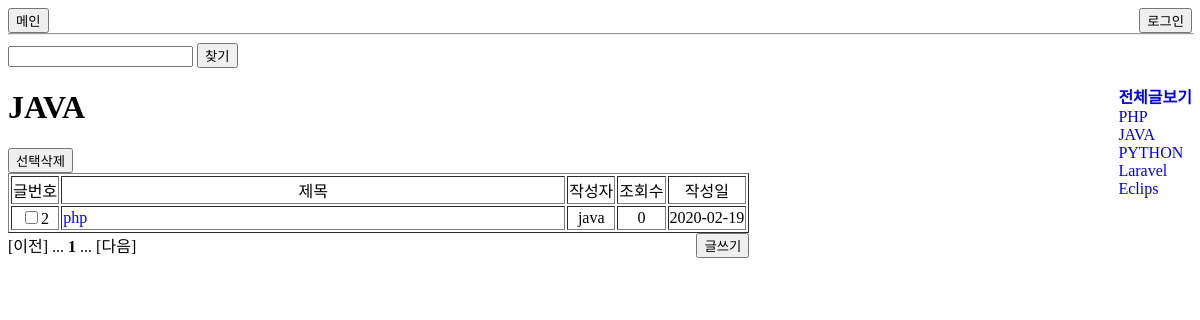
/list.php?category=2, run on the app's committed database.
### tables this page shows
create table category_tb(
	category_no int primary key auto_increment,
    category_nm varchar(20) 
)default charset = utf8;

### list.php (the view, shortened to what this page needs)
<!DOCTYPE html>
<html>
<head>
    <link rel="stylesheet" href="list.css">
</head>
<body>
<header>
    <div class='header'>
        <button id="main" onclick="location.href='main.php'">메인</button>
    <?php
    if(isset($_SESSION['id']))
    {   $id = $_SESSION['id'];
        ?>
        <button onclick="location.href='logout.php'"> 로그아웃</button>
        <a href="mypage.php"><button>마이페이지</button></a>
        <?php
        print '<div id="name">'.$id.' 님</div>';
    }
    else
    {?>
        <button onclick="location.href='login.html'"> 로그인</button>
        <?php
    }
    ?>
    </div>
</header>
<hr>
<div>
    <form action="list.php" method="get" autocomplete="off">
        <input type="text" name="search">
        <input type="submit" value="찾기">
    </form>
</div>
<div class="main">
<div class='main_content'>
<h1>게시글</h1>
<?php
$pdo = DB_conn();
try
{   $query = "SELECT is_admin from user_tb where id='$id'";
    $stmh = $pdo->prepare($query);
    $stmh->execute();
}
catch(PDOException $e){print 'err: '.$e->getMessage();}
$row = $stmh->fetch(PDO::FETCH_ASSOC);
$power = $row['is_admin'];
if($power==0)
{?>
    <form action="delete.php" method="POST">
        <input type="submit" value="선택삭제">
<?php
}
$category = 0;
if(isset($_GET['category']))
{   $category = $_GET['category'];
    try
    {   $query = "SELECT category_nm from category_tb where category_no = $category";
        $stmh=$pdo->prepare($query);
        $stmh->execute();
    }
    catch(PDOException $e){ print 'err: '.$e->getMessage();}
}
try
{
    if(isset($_GET['search']) && $category==0)
    {   $key = $_GET['search'];
        $query = "SELECT count(content_no) as total FROM list_view where title like '%$key%'";
        $stmh=$pdo->prepare($query);
        $stmh->execute();
    }
    elseif(isset($_GET['search']) && $category>0)
    {   $key = $_GET['search'];
        $query = "SELECT count(content_no) as total FROM list_view where title like '%$key%' and category_no=$category";
        $stmh=$pdo->prepare($query);
        $stmh->execute();
    }
    elseif($category>0)
    {   $query = "SELECT count(content_no) as total FROM list_view where category_no=$category";
        $stmh=$pdo->prepare($query);
        $stmh->execute();
    }
    else
    {   $query = "SELECT count(content_no) as total FROM list_view";
        $stmh=$pdo->prepare($query);
        $stmh->execute();
    }
}
catch(PDOException $e)
{   print 'err: '. $e->getMessage();   }
$row=$stmh->fetch(PDO::FETCH_ASSOC);
$total = $row['total'];
$page_set = 10;
$block_set = 5;
$total_page = ceil ($total / $page_set);
$total_block = ceil ($total_page / $block_set);
$page = 1;
$block = ceil ($page / $block_set);
$limit_idx = ($page - 1) * $page_set;
try
{
    if(isset($key) && $category==0)
    {   $query = "SELECT * from list_view where title like '%$key%' order by content_no desc limit $limit_idx, $page_set";
        $stmh=$pdo->prepare($query);
        $stmh->execute();
        print $key . ' 검색결과';
    }
    else
    if($category>0)
    {   $query = "SELECT * from list_view where category_no=$category order by content_no desc limit $limit_idx, $page_set";
        $stmh=$pdo->prepare($query);
        $stmh->execute();
        ?>
        <?php
    }
    else
    {   $query = "SELECT * from list_view order by content_no desc limit $limit_idx, $page_set";
        $stmh=$pdo->prepare($query);
        $stmh->execute();
    }
}
catch(PDOException $e)
{   print 'err: '. $e->getMessage();   }
?>
<table border=1>
    <tr align="center">
        <td>글번호</td><td>제목</td><td>작성자</td><td>조회수</td><td>작성일</td>
    </tr>
<?php
if($power==0)
{   while($row=$stmh->fetch(PDO::FETCH_ASSOC))
    {   print "<tr>";
        print "<td align=center><input type='checkbox' name='check[]' value='".$row['content_no']."'>" . $row['content_no'] . "</td>";
        print "<td width=500px><a href='show.php?content_no=". $row['content_no'] ."'>" . $row['title'] . "</a></td>";
        print "<td align=center>".$row['id']."</td>";
        print "<td align=center>".$row['view_cnt']."</td>";
        $date = $row['write_dt'];
        $dateVal = substr($date,0,10);
        print "<td align=center>".$dateVal."</td>";
        print "</tr>";
    }
}
?>
</table>
</form>
<?php
$first_page = (($block - 1) * $block_set) + 1;
$last_page = min ($total_page, $block * $block_set);
$prev_page = $page - 1;
$next_page = $page + 1;
$prev_block = $block - 1;
$next_block = $block + 1;
$prev_block_page = $prev_block * $block_set;
$next_block_page = $next_block * $block_set - ($block_set - 1);
print ($prev_page > 0) ? "<a href='".$_SERVER['PHP_SELF']."?page=$prev_page'>[이전]</a> " : "[이전] ";
print ($prev_block > 0) ? "<a href='".$_SERVER['PHP_SELF']."?page=$prev_block_page'>...</a> " : "... ";
for ($i=$first_page; $i<=$last_page; $i++) {
    print ($i != $page) ? "<a href='".$_SERVER['PHP_SELF']."?category=$category&page=$i'>$i</a> " : "<b>$i</b> ";
}
print ($next_block <= $total_block) ? "<a href='".$_SERVER['PHP_SELF']."?page=$next_block_page'>...</a> " : "... ";
print ($next_page <= $total_page) ? "<a href='".$_SERVER['PHP_SELF']."?page=$next_page'>[다음]</a>" : "[다음]";
?>
<button onclick="location.href='insert.php'">글쓰기</button>
</div>
<div class='category'>
    <ul>
        <a href="list.php?category=0"><li><b>전체글보기</b></li></a>
        <?php
        try
        {   $query = "SELECT * from category_tb";
            $stmh = $pdo->prepare($query);
            $stmh->execute();
        }
        catch(PDOException $e){ print 'err: '.$e->getMessage(); }
        while($row=$stmh->fetch(PDO::FETCH_ASSOC))
        {   $cg_no = $row['category_no'];
            $cg_nm = $row['category_nm'];
            print "<a href='list.php?category=$cg_no'><li>$cg_nm</li></a>";
        }
        ?>
    </ul>
</div>
</div>
</body>
</html>

### list.css (style rules this page uses)
.main { margin:0 auto; }
.main_content { float: left; }
.category { float: right; }
ul { list-style: none; }
a:link { text-decoration: none; }
button { float: right; }
hr { width:100%; top:26px; }
#main { float: left; }

### data on the page
category_tb: category_nm "PHP"
category_tb: category_nm "JAVA"
category_tb: category_nm "PYTHON"
category_tb: category_nm "Laravel"
category_tb: category_nm "Eclips"

### other printed values
$row['content_no'] "2"
$row['title'] "php"
$row['id'] "java"
$row['view_cnt'] "0"
$dateVal "2020-02-19"
